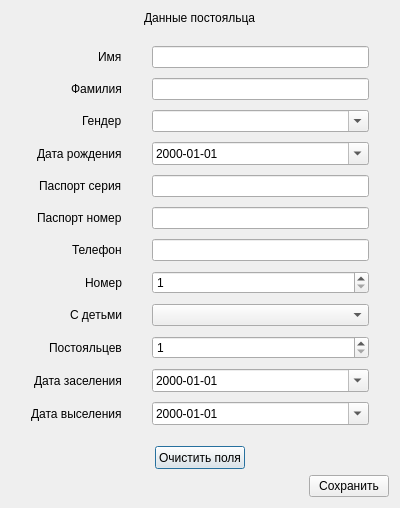
<?xml version="1.0" encoding="UTF-8"?>
<ui version="4.0">
 <class>Dialog</class>
 <widget class="QDialog" name="Dialog">
  <property name="geometry">
   <rect>
    <x>0</x>
    <y>0</y>
    <width>400</width>
    <height>500</height>
   </rect>
  </property>
  <property name="windowTitle">
   <string>Внести изменения в базу</string>
  </property>
  <layout class="QVBoxLayout" name="verticalLayout">
   <item alignment="Qt::AlignHCenter|Qt::AlignVCenter">
    <widget class="QLabel" name="label_13">
     <property name="text">
      <string>Данные постояльца</string>
     </property>
    </widget>
   </item>
   <item>
    <layout class="QFormLayout" name="formLayout">
     <property name="labelAlignment">
      <set>Qt::AlignRight|Qt::AlignTrailing|Qt::AlignVCenter</set>
     </property>
     <property name="horizontalSpacing">
      <number>30</number>
     </property>
     <property name="verticalSpacing">
      <number>10</number>
     </property>
     <property name="leftMargin">
      <number>20</number>
     </property>
     <property name="topMargin">
      <number>15</number>
     </property>
     <property name="rightMargin">
      <number>20</number>
     </property>
     <property name="bottomMargin">
      <number>15</number>
     </property>
     <item row="0" column="0">
      <widget class="QLabel" name="label">
       <property name="text">
        <string>Имя</string>
       </property>
      </widget>
     </item>
     <item row="0" column="1">
      <widget class="QLineEdit" name="nameEdit"/>
     </item>
     <item row="1" column="0">
      <widget class="QLabel" name="label_2">
       <property name="text">
        <string>Фамилия</string>
       </property>
      </widget>
     </item>
     <item row="1" column="1">
      <widget class="QLineEdit" name="surnameEdit"/>
     </item>
     <item row="2" column="0">
      <widget class="QLabel" name="label_3">
       <property name="text">
        <string>Гендер</string>
       </property>
      </widget>
     </item>
     <item row="2" column="1">
      <widget class="QComboBox" name="genderEdit">
       <property name="editable">
        <bool>true</bool>
       </property>
      </widget>
     </item>
     <item row="3" column="0">
      <widget class="QLabel" name="label_4">
       <property name="text">
        <string>Дата рождения</string>
       </property>
      </widget>
     </item>
     <item row="3" column="1">
      <widget class="QDateEdit" name="birthdateEdit">
       <property name="displayFormat">
        <string>yyyy-MM-dd</string>
       </property>
       <property name="calendarPopup">
        <bool>true</bool>
       </property>
      </widget>
     </item>
     <item row="4" column="0">
      <widget class="QLabel" name="label_5">
       <property name="text">
        <string>Паспорт серия</string>
       </property>
      </widget>
     </item>
     <item row="4" column="1">
      <widget class="QLineEdit" name="pseriesEdit">
       <property name="inputMask">
        <string>9999</string>
       </property>
       <property name="maxLength">
        <number>4</number>
       </property>
      </widget>
     </item>
     <item row="5" column="0">
      <widget class="QLabel" name="label_6">
       <property name="text">
        <string>Паспорт номер</string>
       </property>
      </widget>
     </item>
     <item row="5" column="1">
      <widget class="QLineEdit" name="pnumberEdit">
       <property name="inputMask">
        <string>999999</string>
       </property>
       <property name="maxLength">
        <number>6</number>
       </property>
      </widget>
     </item>
     <item row="6" column="0">
      <widget class="QLabel" name="label_7">
       <property name="text">
        <string>Телефон</string>
       </property>
      </widget>
     </item>
     <item row="6" column="1">
      <widget class="QLineEdit" name="phoneEdit">
       <property name="inputMask">
        <string notr="true">9999999999</string>
       </property>
      </widget>
     </item>
     <item row="7" column="0">
      <widget class="QLabel" name="label_8">
       <property name="text">
        <string>Номер</string>
       </property>
      </widget>
     </item>
     <item row="7" column="1">
      <widget class="QSpinBox" name="roomEdit">
       <property name="minimum">
        <number>1</number>
       </property>
      </widget>
     </item>
     <item row="8" column="0">
      <widget class="QLabel" name="label_9">
       <property name="text">
        <string>С детьми</string>
       </property>
      </widget>
     </item>
     <item row="8" column="1">
      <widget class="QComboBox" name="childrenEdit">
       <property name="editable">
        <bool>false</bool>
       </property>
       <property name="currentIndex">
        <number>-1</number>
       </property>
       <item>
        <property name="text">
         <string>Нет</string>
        </property>
       </item>
       <item>
        <property name="text">
         <string>Да</string>
        </property>
       </item>
      </widget>
     </item>
     <item row="9" column="0">
      <widget class="QLabel" name="label_10">
       <property name="text">
        <string>Постояльцев</string>
       </property>
      </widget>
     </item>
     <item row="9" column="1">
      <widget class="QSpinBox" name="residentsEdit">
       <property name="minimum">
        <number>1</number>
       </property>
      </widget>
     </item>
     <item row="10" column="0">
      <widget class="QLabel" name="label_11">
       <property name="text">
        <string>Дата заселения</string>
       </property>
      </widget>
     </item>
     <item row="10" column="1">
      <widget class="QDateEdit" name="arrivalEdit">
       <property name="displayFormat">
        <string>yyyy-MM-dd</string>
       </property>
       <property name="calendarPopup">
        <bool>true</bool>
       </property>
      </widget>
     </item>
     <item row="11" column="0">
      <widget class="QLabel" name="label_12">
       <property name="text">
        <string>Дата выселения</string>
       </property>
      </widget>
     </item>
     <item row="11" column="1">
      <widget class="QDateEdit" name="departureEdit">
       <property name="displayFormat">
        <string>yyyy-MM-dd</string>
       </property>
       <property name="calendarPopup">
        <bool>true</bool>
       </property>
      </widget>
     </item>
    </layout>
   </item>
   <item alignment="Qt::AlignHCenter|Qt::AlignVCenter">
    <widget class="QPushButton" name="clearButton">
     <property name="minimumSize">
      <size>
       <width>90</width>
       <height>23</height>
      </size>
     </property>
     <property name="maximumSize">
      <size>
       <width>150</width>
       <height>50</height>
      </size>
     </property>
     <property name="text">
      <string>Очистить поля</string>
     </property>
    </widget>
   </item>
   <item alignment="Qt::AlignRight|Qt::AlignBottom">
    <widget class="QPushButton" name="saveButton">
     <property name="maximumSize">
      <size>
       <width>150</width>
       <height>50</height>
      </size>
     </property>
     <property name="text">
      <string>Сохранить</string>
     </property>
    </widget>
   </item>
  </layout>
 </widget>
 <tabstops>
  <tabstop>nameEdit</tabstop>
  <tabstop>surnameEdit</tabstop>
  <tabstop>genderEdit</tabstop>
  <tabstop>birthdateEdit</tabstop>
  <tabstop>pseriesEdit</tabstop>
  <tabstop>pnumberEdit</tabstop>
  <tabstop>phoneEdit</tabstop>
  <tabstop>roomEdit</tabstop>
  <tabstop>childrenEdit</tabstop>
  <tabstop>residentsEdit</tabstop>
  <tabstop>arrivalEdit</tabstop>
  <tabstop>departureEdit</tabstop>
  <tabstop>clearButton</tabstop>
  <tabstop>saveButton</tabstop>
 </tabstops>
 <resources/>
 <connections/>
</ui>
